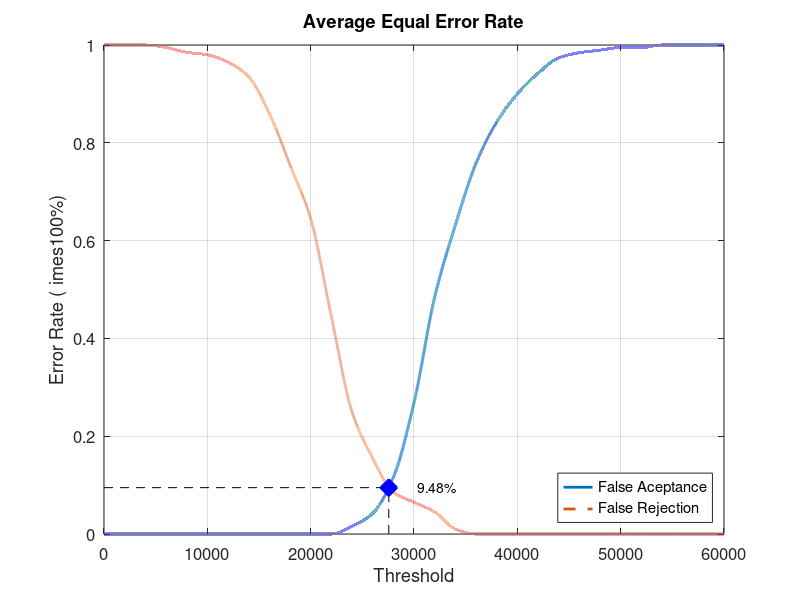
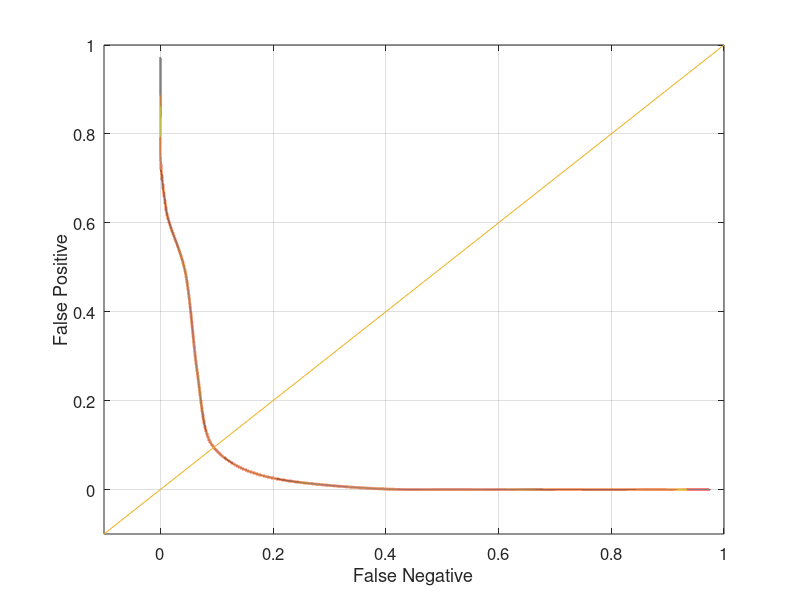

The MATLAB script that drew these images, in order:
close all;
clear;
clc;
x = 0:2000:60000;
xq = 0:0.5:60000;

y0 = [0 0 0 0 0 0 0 0 0 0 0 0 0.0157895 0.0421053 0.115789 0.268421 0.484211 0.631579 0.757895 0.842105 0.9 0.942105 0.973684 0.984211 0.989474 0.994737 0.994737 1 1 1 1]
yy0 = interp1(x, y0, xq, 'pchip');
y1 = [1 1 1 0.995 0.985 0.98 0.965 0.935 0.86 0.755 0.645 0.445 0.25 0.155 0.085 0.065 0.045 0.01 0 0 0 0 0 0 0 0 0 0 0 0 0]
yy1 = interp1(x, y1, xq, 'pchip');

% Calculating EER: 
y2 = abs(y0 - y1);
find(y2 == min(y2))
yy2 = abs(yy0 - yy1);
xEER = find(yy2 == min(yy2));
xEERIndex = xq(xEER) % X-axis EER
yEER = yy0(xEER) % Y-axis EER

main = figure
plot(xq, yy0,'-','LineWidth', 2);	hold on
plot(xq, yy1,'--','LineWidth', 2);	hold on
plot([xEERIndex xEERIndex], [0 yEER], 'k--');	hold on
plot([0 xEERIndex], [yEER yEER], 'k--');	hold on
plot(xEERIndex, yEER, 'bx', 'LineWidth', 10);	hold on
text(xEERIndex + 10 * xEERIndex / 100, yEER, [num2str(round((10000 * yEER)) / 100) '%'])
legend('False Aceptance', 'False Rejection', 'Location', 'SouthEast')
xlabel('Threshold')
ylabel('Error Rate (	imes100%)')
title('Average Equal Error Rate')
set(gca, 'FontSize', 12)
axis([0 60000 0 1])
grid on

print(main, 'Database3_4Main', '-dpng');
FNRxFPR = figure('Color', [1 1 1]);
plot(yy1, yy0, '-', yy1, yy0, 'LineWidth', 2);
hold on
y = -0.1:0.1:1
plot(y, y); 
set(gca, 'FontSize', 12)
xlabel('False Negative')
ylabel('False Positive')
axis([-0.1 1 -0.1 1])
set(gca, 'FontSize', 12)
grid on

print(FNRxFPR, 'Database3_4FNRxFPR','-dpng');
